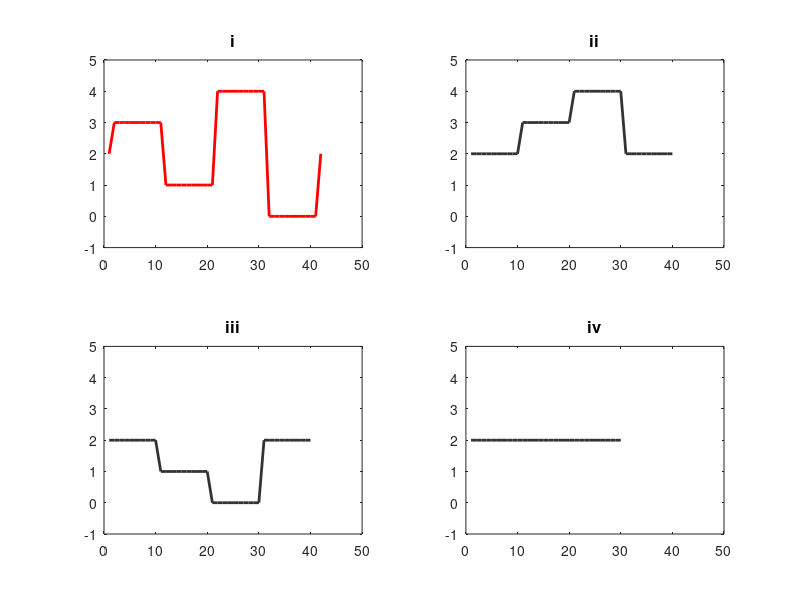

MATLAB code for this plot: (Note: this script raises an error after producing the figure.)
function m_demo_synData()
% function m_demo_synData()
% This function runs the synthetic data experiments. 
% It first generates 100 training and 100 testing time series.
% It runs both MMED and SOSVM and displays results graphically.
% it also also prints the Normalized Time to Detect (NTtoD) for both methods.
% The plot show how soon the SOSVM and MMED detect the target event. 
% By: Minh Hoai Nguyen (minhhoai@gmail.com)
% Date: 9 Jan 2011
% Last modified: 3 Jun 2012

addpath('../bin');

% Kernel option
% 0: 'Chi2', 1: 'Intersection', 2: 'Linear', 3:'Linear-unnormalized'
kOpt.type = 2;
kOpt.n = 5;
kOpt.L = 0.38; % for good approx. use 0.38 for Chi2 and n=5, use 0.83 for Inter and n=5;
kOpt.featType = 0; % 0: Bag, 1: Order
kOpt.sd = -1;

% Constraint option
cnstrOpt.minSegLen = 1;
cnstrOpt.maxSegLen = intmax('int32');
cnstrOpt.segStride  = 1;
cnstrOpt.trEvStride = 1;
cnstrOpt.shldCacheSegFeat  = 1;
cnstrOpt.shldCacheTrEvFeat = 1;

% Search option
sOpt.minSegLen = 1;
sOpt.maxSegLen = intmax('int32');
sOpt.segStride = 1;


nTr  = 100;
nTst = 100;
C = 1000;
[D, Ds, label, mus] = genSynData(nTr, 1);
d = size(Ds{1},1);
fd = m_getFd(kOpt, d);
w_init = rand(fd, 1);

[w,b] = m_mexMMED_ker(Ds, label, C, mus, ...
    w_init, kOpt, 'instant+extent', cnstrOpt);
[w_off, b_off] = m_mexMMED_ker(Ds, label, C, mus, ...
    w_init, kOpt, 'offline+extent', cnstrOpt);


[D_tst, Ds_tst, label_tst] = genSynData(nTst, 0);
detectScores = cell(1, nTst);
detectScores_off = cell(1, nTst);
NTtoDs = zeros(1, nTst);
NTtoDs_off = zeros(1, nTst);

nR = 5; nC = 2; lnWdth = 2; 
figure(2); clf;
for i=1:nTst
    n_i = length(D_tst{i});    
    lb_i = label_tst(:,i);
    if kOpt.type == 3
        detectOut = m_mexEval(Ds_tst{i}, w, b);
        detectOut_off = m_mexEval(Ds_tst{i}, w_off, b_off);
    else
        detectOut = m_mexEval_ker(Ds_tst{i}, w, b, kOpt, sOpt);
        detectOut_off = m_mexEval_ker(Ds_tst{i}, w_off, b_off, kOpt, sOpt);
    end;
    detectScores{i} = detectOut(3,:);
    detectScores_off{i} = detectOut_off(3,:);
    fstPosIdx = find(detectOut(3,:) > 0, 1);
    fstPosIdx_off = find(detectOut_off(3,:) > 0, 1);
    len_i = lb_i(2) - lb_i(1) + 1;
    NTtoDs(i)     = (fstPosIdx     - lb_i(1)+1)/len_i;
    NTtoDs_off(i) = (fstPosIdx_off - lb_i(1)+1)/len_i;


    fprintf('Test TS %3d, gt: [%3d %3d], SO-SVM: [%3d %3d], MMED: [%3d %3d]\n', ...
        i, label_tst(1,i), label_tst(2,i), detectOut_off(1,end), detectOut_off(2,end), ...
        detectOut(1,end), detectOut(2,end));
    
    if (i > nR*nC) % only plot a few time series
        continue;
    end;
    
    % plot the time series
    subplot(nR, nC, i);
    minY = -1;
    maxY = d ;
    
    % plot the background part of the time series
    xx = 1:label_tst(1,i)-1;
    gray = [0.2, 0.2, 0.2];
    plot(xx, D_tst{i}(xx), 'color', gray, 'LineWidth', lnWdth); hold on;
    xx = label_tst(2,i)+1:n_i;
    plot(xx, D_tst{i}(xx), 'color', gray, 'LineWidth', lnWdth); hold on;

    % plot the lines marking the moments when detector output positive results.    
    line(fstPosIdx*ones(2,1), [minY, maxY], 'color', 'r', 'LineWidth',lnWdth, 'LineStyle','-'); hold on;
    line(fstPosIdx_off*ones(2,1), [minY, maxY], 'color', 'b', 'LineWidth',lnWdth, 'LineStyle','--');
    
    % plot the event of interest
    xx =label_tst(1,i)-1:label_tst(2,i)+1;
    plot(xx, D_tst{i}(xx), 'g', 'LineWidth', lnWdth);
    axis([0 200 minY maxY]);
end;

% Plot the ROC and AMOC curves
[xroc, yroc]   = m_getPerfCurve(detectScores, label_tst,'ROC');
[xamoc, yamoc] = m_getPerfCurve(detectScores, label_tst,'AMOC');
[xroc_off, yroc_off]   = m_getPerfCurve(detectScores_off, label_tst, 'ROC');
[xamoc_off, yamoc_off] = m_getPerfCurve(detectScores_off, label_tst, 'AMOC');

lnWdth = 3; fntSz = 16;
figure(3); clf; 
subplot(2,1,1); plot(xroc_off, yroc_off, 'b', 'LineWidth',lnWdth, 'LineStyle','--');
hold on; plot(xroc, yroc, 'r', 'LineWidth',lnWdth, 'LineStyle','-');
axis([0 1 0 1]); axis square;
xlabel('False Positive Rate', 'FontSize', fntSz); 
ylabel('True Postivie Rate', 'FontSize', fntSz);
legend('SOSVM', 'MMED'); 
set(gca, 'FontSize', fntSz);
title('ROC');

subplot(2,1,2); plot(xamoc_off, yamoc_off, 'b', 'LineWidth',lnWdth, 'LineStyle','--');
hold on; plot(xamoc, yamoc, 'r', 'LineWidth',lnWdth,'LineStyle','-');
axis([0 1 0 1]); axis square;
xlabel('False Positive Rate', 'FontSize', fntSz); 
ylabel('Normalized Time to Detect', 'FontSize', fntSz);
legend('SOSVM', 'MMED');
set(gca, 'FontSize', fntSz);
title('AMOC');

fprintf('NTtoD for SOSVM: %g, MMED: %g\n', mean(NTtoDs_off), mean(NTtoDs));



% Generate synthetic data, the data are simpler (less bins/steps) than genSynData    
% D: a cell structure, D{i} is one dimensional vector
% Ds: a cell structure, Ds{i} is a binary matrix encoding
% This is the main data for synthetic experiment
function [D, Ds, label, mus] = genSynData(n, shldDisp)
    baseL = 10;
    pat1 = repmat([1 2], baseL, 1); pat1 = pat1(:)';
    pat2 = repmat([-1 -2], baseL, 1); pat2 = pat2(:)';
    pat0 = repmat([1 -1 2 -2], baseL, 1); pat0 = pat0(:)';

    minElem = min(pat0);
    pat1 = pat1 - minElem;
    pat2 = pat2 - minElem;
    pat0 = pat0 - minElem;
    bg = -minElem;
    nBin = max([pat0, pat1, pat2]);

    pats = {pat1, pat2, pat0};
    masks = {zeros(1, length(pat1)), zeros(1, length(pat2)), ones(1, length(pat0))};
    
    if shldDisp
        % plotting
        figure(1); clf;
        nR = 2; nC = 2; maxX = 50; minY = -1; maxY = 5; bgL = 10;
        fntSz = 12; lnWdth = 2; gray = [0.2, 0.2, 0.2];
        subCnt = 1; subplot(nR, nC, subCnt); hold off;
        plot([bg, pat0, bg], 'r', 'LineWidth', lnWdth);
        axis([0 maxX, minY, maxY]); title('i', 'fontsize', fntSz);

        subCnt = subCnt+1; subplot(nR, nC, subCnt); 
        plot([bg*ones(1, bgL), pat1, bg*ones(1, bgL)], 'color', gray, 'LineWidth', lnWdth); 
        axis([0 maxX, minY, maxY]); title('ii', 'fontsize', fntSz);

        subCnt = subCnt+1; subplot(nR, nC, subCnt); 
        plot([bg*ones(1, bgL), pat2, bg*ones(1, bgL)], 'color', gray, 'LineWidth', lnWdth); 
        axis([0 maxX, minY, maxY]); title('iii', 'fontsize', fntSz);

        subCnt = subCnt+1; subplot(nR, nC, subCnt); 
        plot(bg*ones(1, 3*bgL), 'color', gray, 'LineWidth', lnWdth); 
        axis([0 maxX, minY, maxY]); title('iv', 'fontsize', fntSz);
    end;

    D = cell(1, n);
    label = zeros(2, n);
    mus = cell(1, n);
    mu_alpha = 0;
    mu_beta = 1;
    for t=1:n
        idxs = randi(2, [1,3]); % which of pat1, pat2 to use?
        pat0_pos = randi(3); % is the pat in the left, center, right of two of {pat1, pat2}?
        idxs(pat0_pos) = 3;
        segs = cell(1, 7);
        segs([2,4,6]) = pats(idxs);
        lb = cell(1, 7);
        lb([2,4,6]) = masks(idxs);
        for i=1:4
            l_i = randi([2*baseL, baseL*3]);
            segs{2*i-1} = bg*ones(1, l_i);
            lb{2*i-1} = zeros(1, l_i);
        end;
        D{t} = cat(2, segs{:});
        lb = cat(2, lb{:});
        lb = find(lb); 
        label(:,t) = [lb(1), lb(end)];
        mus{t} = m_func_mu(length(D{t}), label(:,t), mu_alpha, mu_beta);
    end;

    d = nBin + 1;
    Ds = cell(1,n);
    for i=1:n
        Ds{i} = zeros(d, length(D{i}));
        linIdxs = sub2ind(size(Ds{i}), D{i}+ 1, 1:length(D{i}));
        Ds{i}(linIdxs) = 1;
    end;
        